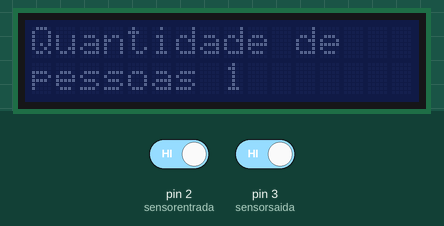
This sketch was run on a simulated Arduino Uno, built with avr-gcc and run on an emulated ATmega328P. Shown: 16×2 character LCD. The inputs (shaded band) are chosen by the test bench; at power-on: pin 2 (sensorentrada) HIGH, pin 3 (sensorsaida) HIGH. What the sketch prints to the serial monitor is not drawn.

Above: at 1.2 s.
1.3 s: pin 2 (sensorentrada) driven LOW
At 2.0 s:
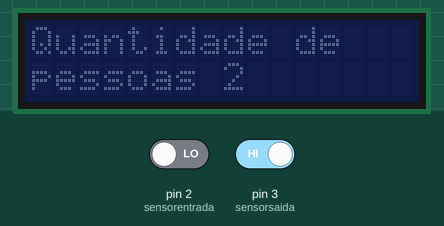
3.1 s: pin 3 (sensorsaida) driven LOW
At 4.9 s:
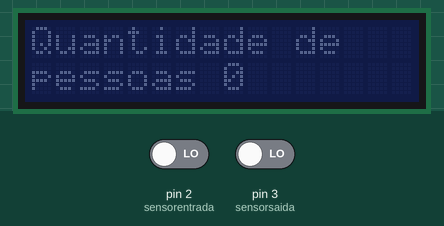
Timing chart, 0 to 6.4 s (numbered marks = the images above; inputs shaded):
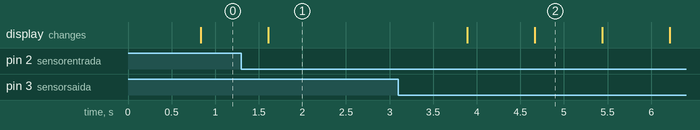

Measured:
- after the input at 3.1 s, the display: first changes after 0.79 s (image 2 shows a later state)
- what the display in image 2 shows lasts 0.7 s, from 4.7 s to 5.4 s

The sketch:

Contador_de_entrada_e_sa_da.ino
```cpp
#include <Wire.h>
#include <LiquidCrystal_I2C.h>

LiquidCrystal_I2C lcd(0x3f,16,2);

const int sensorentrada = 2;
const int sensorsaida = 3;
int contador = 0;
int buttonState1 = 0;
int buttonState2 = 0;

void setup() {
  lcd.init();
  pinMode (sensorentrada,INPUT_PULLUP);
  pinMode (sensorsaida,INPUT_PULLUP);
  Serial.begin(9600);
}
void loop() {
  buttonState1 = digitalRead(sensorentrada);
  buttonState2 = digitalRead(sensorsaida);
  lcd.setCursor(0, 0);
  lcd.print("Quantidade de");
  lcd.setCursor(0, 1);
  lcd.print("pessoas");

  if (buttonState1 == HIGH){
    contador++;
    delay(250);

    Serial.println(contador);
    delay(500);

    lcd.setCursor(8, 1);
    lcd.print(contador);
    lcd.setCursor(0, 0);
    lcd.setCursor(8, 1);
} if (buttonState2 == LOW){
    contador--;
    delay(250);

    Serial.println(contador);
    delay(500);

    lcd.setCursor(8, 1);
    lcd.print(contador);
    lcd.setCursor(0, 0);
    lcd.setCursor(8, 1);
 }
}
```
